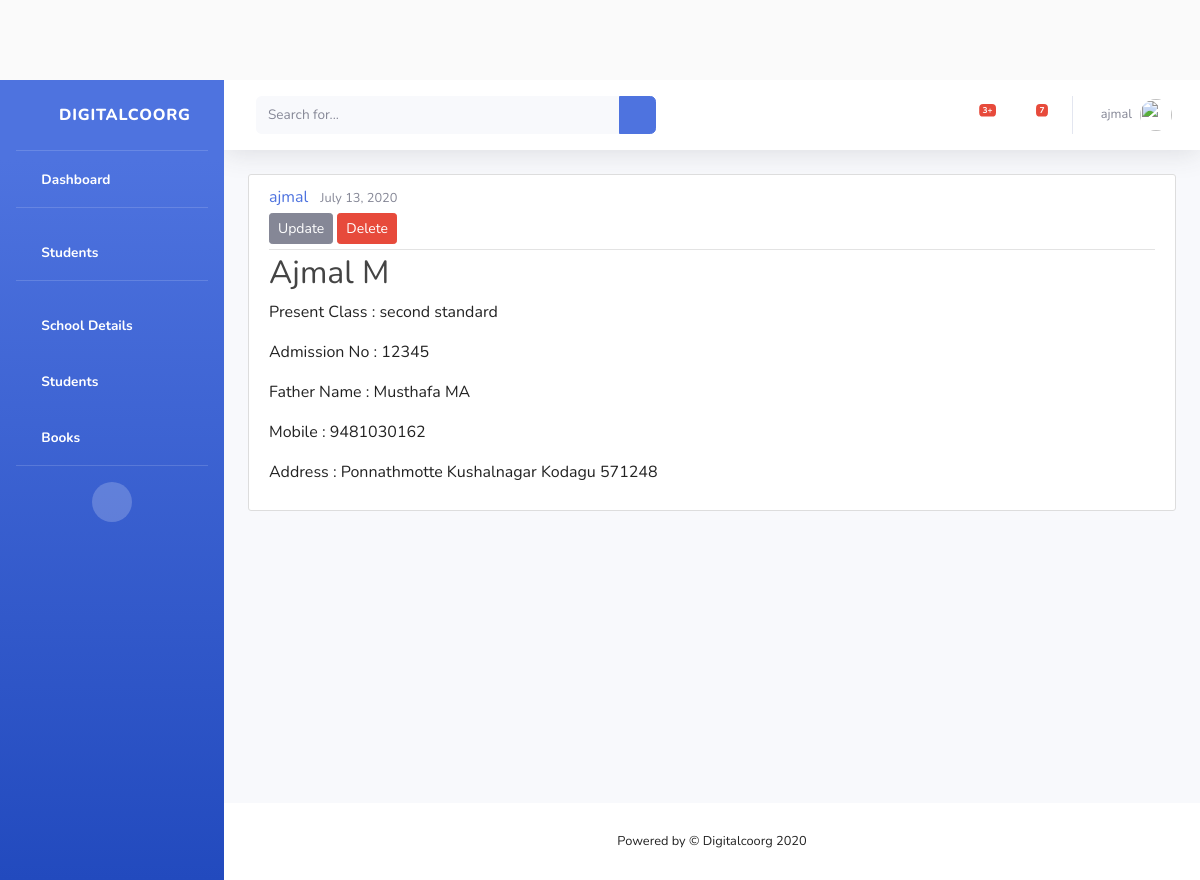
The app's page /students/student/4/ (signed in) with its own data.
### students/models.py (models this page shows, shortened)
class Student(models.Model):
    firstname = models.CharField(max_length=150)
    fathername = models.CharField(max_length=150)
    mobile_no = models.CharField(max_length=13)
    present_class = models.CharField(max_length=100)
    address = models.TextField()
    date_posted = models.DateTimeField(default=timezone.now)
    author = models.ForeignKey(User, on_delete=models.CASCADE)
    admission_no = models.CharField(max_length=50,default='00000')
    pdf = models.FileField(upload_to='pdfs', blank=True, null=True)
    image = models.ImageField(default='default.jpg', upload_to='student_photos')

### students/views.py (the view)
# urls.py: path('student/<int:pk>/', StudentDetailView.as_view(), name='student-detail'),
class StudentDetailView(DetailView):
    model = Student

### students/templates/students/student_detail.html
{% extends "students/base.html" %}
{% block content %}
    <article class="media content-section">
        <div class="media-body">
        <div class="article-metadata">
            <a class="mr-2" href="#">{{ object.author }}</a>
            <small class="text-muted">{{ object.date_posted|date:"F d, Y" }}</small>
            {% if object.author == user %}
            <div>
                <a class="btn btn-secondary btn-sm mt-1 mb-1" href="{% url 'student-update' object.id %}" >Update</a>
                <a class="btn btn-danger btn-sm mt-1 mb-1" href="{% url 'student-delete' object.id %}" >Delete</a>
            </div>
            {% endif %}
        </div>
        <h2 class="article-title">{{ object.firstname }}</h2>
        <p>Present Class : {{ student.present_class }}</p>
        <p> Admission No : {{ student.admission_no }}</p>
        <p> Father Name : {{ student.fathername }}</p>
        <p> Mobile : {{ student.mobile_no }}</p>
         <p>Address : {{ student.address }}</p>
        </div>
    </article>
{% endblock content %}

### students/templates/students/base.html (shortened to what this page needs)
{% load static %}
<!DOCTYPE html>
<html lang="en">
<head>
  <link href="{% static 'vendor/fontawesome-free/css/all.min.css' %}" rel="stylesheet" type="text/css">
  <link href="{% static 'css/sb-admin-2.min.css' %}" rel="stylesheet">
  <link rel="stylesheet" type="text/css" href="{% static 'blog/main.css' %}">
</head>
<body id="page-top">
  <div id="wrapper">
    <ul class="navbar-nav bg-gradient-primary sidebar sidebar-dark accordion" id="accordionSidebar">
      <a class="sidebar-brand d-flex align-items-center justify-content-center" href="{% url 'student-home' %}">
        <div class="sidebar-brand-icon rotate-n-15">
          <i class="fas fa-laugh-wink"></i>
        </div>
        <div class="sidebar-brand-text mx-3">Digitalcoorg</div>
      </a>
      <hr class="sidebar-divider my-0">
      <li class="nav-item active">
        <a class="nav-link" href="{% url 'student-home' %}">
          <i class="fas fa-fw fa-tachometer-alt"></i>
          <span>Dashboard</span></a>
      </li>
      <hr class="sidebar-divider">
        <li class="nav-item active">
          <a class="nav-link" href="{% url 'student-home' %}">
            <i class="fas fa-fw fa-tachometer-alt"></i>
            <span>Students</span></a>
        </li>
        <hr class="sidebar-divider">
       <li class="nav-item active">
        <a class="nav-link collapsed" href="{% url 'schools' %}" data-toggle="collapse" data-target="#collapseTwo" aria-expanded="true" aria-controls="collapseTwo">
          <i class="fas fa-fw  fa-university"></i>
          <span>School Details</span>
        </a>
      </li>
      <li class="nav-item active">
        <a class="nav-link collapsed" href="{% url 'student-home' %}" data-toggle="collapse" data-target="#collapseThree" aria-expanded="true" aria-controls="collapseThree">
          <i class="fas fa-fw fa-user-circle"></i>
          <span>Students</span>
        </a>
      </li>
       <li class="nav-item active">
        <a class="nav-link collapsed" href="{% url 'book_list' %}" data-toggle="collapse" data-target="#collapseBook" aria-expanded="true" aria-controls="collapseBook">
          <i class="fas fa-fw fa-book"></i>
          <span>Books</span>
        </a>
      </li>
      <hr class="sidebar-divider d-none d-md-block">
      <div class="text-center d-none d-md-inline">
        <button class="rounded-circle border-0" id="sidebarToggle"></button>
      </div>
    </ul>
    <div id="content-wrapper" class="d-flex flex-column">
      <div id="content">
        <nav class="navbar navbar-expand navbar-light bg-white topbar mb-4 static-top shadow">
          <form class="d-none d-sm-inline-block form-inline mr-auto ml-md-3 my-2 my-md-0 mw-100 navbar-search">
            <div class="input-group">
              <input type="text" class="form-control bg-light border-0 small" placeholder="Search for..." aria-label="Search" aria-describedby="basic-addon2">
              <div class="input-group-append">
                <button class="btn btn-primary" type="button">
                  <i class="fas fa-search fa-sm"></i>
                </button>
              </div>
            </div>
          </form>
          <ul class="navbar-nav ml-auto">
            {% if user.is_authenticated %}
            <li class="nav-item dropdown no-arrow mx-1">
              <a class="nav-link dropdown-toggle" href="#" id="alertsDropdown" role="button" data-toggle="dropdown" aria-haspopup="true" aria-expanded="false">
                <i class="fas fa-bell fa-fw"></i>
                <span class="badge badge-danger badge-counter">3+</span>
              </a>
            </li>
            <li class="nav-item dropdown no-arrow mx-1">
              <a class="nav-link dropdown-toggle" href="#" id="messagesDropdown" role="button" data-toggle="dropdown" aria-haspopup="true" aria-expanded="false">
                <i class="fas fa-envelope fa-fw"></i>
                <span class="badge badge-danger badge-counter">7</span>
              </a>
            </li>
            <li class="nav-item dropdown no-arrow">
              <a class="nav-link dropdown-toggle" href="#" id="userDropdown" role="button" data-toggle="dropdown" aria-haspopup="true" aria-expanded="false">
                <span class="mr-2 d-none d-lg-inline text-gray-600 small">{{ user.username }}</span>
                <img class="img-profile rounded-circle" src="https://source.unsplash.com/QAB-WJcbgJk/60x60">
              </a>
            </li>
            {% endif %}
          </ul>
        </nav>
		<div class="container-fluid">
		<div class="row">
        <div class="col-md-12">
          {% block content %}{% endblock %}
        </div>
      </div>
        </div>
      </div>
      <footer class="sticky-footer bg-white">
        <div class="container my-auto">
          <div class="copyright text-center my-auto">
            <span>Powered by &copy; Digitalcoorg 2020</span>
          </div>
        </div>
      </footer>
    </div>
  </div>
</body>
</html>

### students/static/students/main.css (style rules this page uses)
body { background: #fafafa; color: #222; margin-top: 5rem; }
h1, h2, h3, h4, h5, h6 { color: #222; }
ul { margin: 0; }
.content-section { background: #ffffff; padding: 10px 20px; border: 1px solid #dddddd; border-radius: 3px; margin-bottom: 20px; }
.article-title { color: #444444; }
.article-metadata { padding-bottom: 1px; margin-bottom: 4px; border-bottom: 1px solid #e3e3e3 }

### records on screen
Student: author "ajmal", date_posted "July 13, 2020", firstname "Ajmal M", present_class "second standard", admission_no "12345", fathername "Musthafa MA", mobile_no "9481030162", address "Ponnathmotte Kushalnagar Kodagu 571248"

### other values on screen
{{ user.username }} "ajmal"
